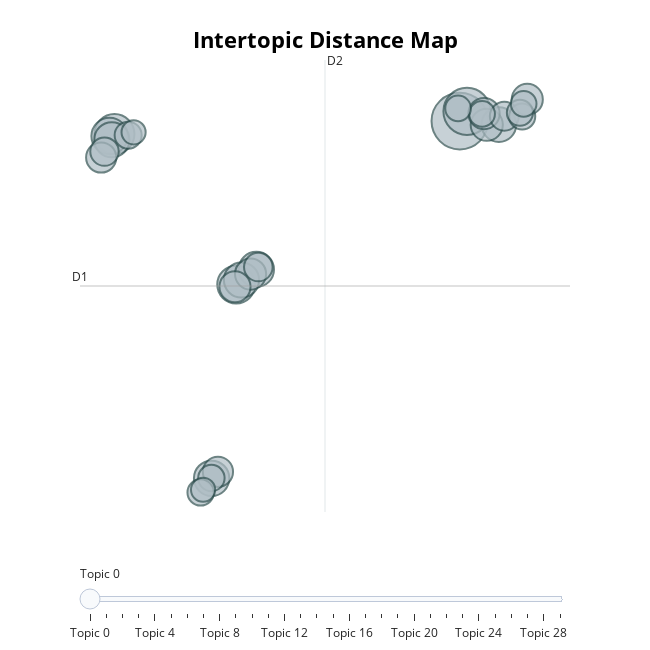

The code cell stored with this chart in its notebook:
### Code cell
model.visualize_topics()

### Figure 1 — Plotly figure (JSON) as saved in the notebook; plotly's stock layout.template omitted (floating-point values rounded to 4 significant figures)
{"data": [{"customdata": [[0, "страховка | не | страховку | что | если", 8281], [1, "беженцев | не | для | что | на", 5754], [2, "спасибо | информацию | за | информация | інформацію", 4142], [3, "україна | швейцарія | украину | из | кто", 3692], [4, "спасибо | дякую | поняла | ок | большое", 3430], [5, "для | та | школу | заняття | до", 3243], [6, "https | me | www | com | ch", 3220], [7, "да | так | конечно | согласна | me", 3208], [8, "поезд | до | поезда | на | поезде", 3206], [9, "swissua | закріпленими | інформаційною | ознайомтеся | сторінкою", 3116], [10, "банке | банк | франки | карту | банка", 2675], [11, "соц | помощь | не | социальной | youtu", 2539], [12, "билет | билеты | на | halbtax | zvv", 2509], [13, "goo | gl | maps | user | волонтеры", 2506], [14, "паспорт | паспорта | паспорту | паспортом | загран", 2505], [15, "языка | на | та | роботи | немецкий", 2362], [16, "дякую | дуже | спасибо | благодарю | щиро", 2356], [17, "жилья | квартиру | жилье | жильё | сайты", 2172], [18, "d0 | d1 | https | для | b0", 2115], [19, "большое | спасибо | огромное | дякую | вам", 2089], [20, "мне | личку | пожалуйста | напишите | мені", 1888], [21, "йога | 00 | 06 | instagram | https", 1808], [22, "благодарю | ответ | спасибо | за | дякую", 1798], [23, "добавьте | пожалуйста | группу | меня | лугано", 1767], [24, "женеве | женеві | женева | женевы | женеву", 1761], [25, "франков | месяц | на | франків | 100", 1709], [26, "вокзале | на | вокзала | вокзал | полицию", 1705], [27, "to | group | the | for | and", 1701], [28, "курсы | немецкого | языка | французского | курси", 1514], [29, "интересует | интересно | тоже | цікавить | та", 1507]], "hovertemplate": "<b>Topic %{customdata[0]}</b><br>Words: %{customdata[1]}<br>Size: %{customdata[2]}", "legendgroup": "", "marker": {"color": "#B0BEC5", "line": {"color": "DarkSlateGrey", "width": 2}, "size": [8281, 5754, 4142, 3692, 3430, 3243, 3220, 3208, 3206, 3116, 2675, 2539, 2509, 2506, 2505, 2362, 2356, 2172, 2115, 2089, 1888, 1808, 1798, 1767, 1761, 1709, 1705, 1701, 1514, 1507], "sizemode": "area", "sizeref": 5.176, "symbol": "circle"}, "mode": "markers", "name": "", "orientation": "v", "showlegend": false, "type": "scatter", "x": [9.071, 9.37, -5.339, -0.2616, -5.541, -1.284, 0.5819, -5.448, -0.03843, 10.7, 10.2, 10.08, 0.3402, 11.89, -0.309, -1.021, -5.893, 10.93, 0.6639, -5.754, -4.767, -1.294, -1.743, 11.67, 11.58, 10.0, 11.74, 8.999, -1.641, -4.541], "xaxis": "x", "y": [9.594, 9.982, 9.075, 3.082, 9.002, -4.636, 3.686, 8.85, 3.264, 9.455, 9.448, 9.894, 3.5, 10.46, 2.993, -4.375, 8.144, 9.79, 3.781, 8.379, 9.034, -4.623, -5.197, 9.775, 9.926, 9.882, 10.28, 10.1, -5.092, 9.146], "yaxis": "y"}], "layout": {"annotations": [{"showarrow": false, "text": "D1", "x": -6.776, "y": 3.025, "yshift": 10}, {"showarrow": false, "text": "D2", "x": 3.446, "xshift": 10, "y": 12.03}], "height": 650, "hoverlabel": {"bgcolor": "white", "font": {"family": "Rockwell", "size": 16}}, "legend": {"itemsizing": "constant", "tracegroupgap": 0}, "margin": {"t": 60}, "shapes": [{"line": {"color": "#CFD8DC", "width": 2}, "type": "line", "x0": 3.446, "x1": 3.446, "y0": -5.977, "y1": 12.03}, {"line": {"color": "#9E9E9E", "width": 2}, "type": "line", "x0": -6.776, "x1": 13.67, "y0": 3.025, "y1": 3.025}], "sliders": [{"active": 0, "pad": {"t": 50}, "steps": [{"args": [{"marker.color": [["red", "#B0BEC5", "#B0BEC5", "#B0BEC5", "#B0BEC5", "#B0BEC5", "#B0BEC5", "#B0BEC5", "#B0BEC5", "#B0BEC5", "#B0BEC5", "#B0BEC5", "#B0BEC5", "#B0BEC5", "#B0BEC5", "#B0BEC5", "#B0BEC5", "#B0BEC5", "#B0BEC5", "#B0BEC5", "#B0BEC5", "#B0BEC5", "#B0BEC5", "#B0BEC5", "#B0BEC5", "#B0BEC5", "#B0BEC5", "#B0BEC5", "#B0BEC5", "#B0BEC5"]]}], "label": "Topic 0", "method": "update"}, {"args": [{"marker.color": [["#B0BEC5", "red", "#B0BEC5", "#B0BEC5", "#B0BEC5", "#B0BEC5", "#B0BEC5", "#B0BEC5", "#B0BEC5", "#B0BEC5", "#B0BEC5", "#B0BEC5", "#B0BEC5", "#B0BEC5", "#B0BEC5", "#B0BEC5", "#B0BEC5", "#B0BEC5", "#B0BEC5", "#B0BEC5", "#B0BEC5", "#B0BEC5", "#B0BEC5", "#B0BEC5", "#B0BEC5", "#B0BEC5", "#B0BEC5", "#B0BEC5", "#B0BEC5", "#B0BEC5"]]}], "label": "Topic 1", "method": "update"}, {"args": [{"marker.color": [["#B0BEC5", "#B0BEC5", "red", "#B0BEC5", "#B0BEC5", "#B0BEC5", "#B0BEC5", "#B0BEC5", "#B0BEC5", "#B0BEC5", "#B0BEC5", "#B0BEC5", "#B0BEC5", "#B0BEC5", "#B0BEC5", "#B0BEC5", "#B0BEC5", "#B0BEC5", "#B0BEC5", "#B0BEC5", "#B0BEC5", "#B0BEC5", "#B0BEC5", "#B0BEC5", "#B0BEC5", "#B0BEC5", "#B0BEC5", "#B0BEC5", "#B0BEC5", "#B0BEC5"]]}], "label": "Topic 2", "method": "update"}, {"args": [{"marker.color": [["#B0BEC5", "#B0BEC5", "#B0BEC5", "red", "#B0BEC5", "#B0BEC5", "#B0BEC5", "#B0BEC5", "#B0BEC5", "#B0BEC5", "#B0BEC5", "#B0BEC5", "#B0BEC5", "#B0BEC5", "#B0BEC5", "#B0BEC5", "#B0BEC5", "#B0BEC5", "#B0BEC5", "#B0BEC5", "#B0BEC5", "#B0BEC5", "#B0BEC5", "#B0BEC5", "#B0BEC5", "#B0BEC5", "#B0BEC5", "#B0BEC5", "#B0BEC5", "#B0BEC5"]]}], "label": "Topic 3", "method": "update"}, {"args": [{"marker.color": [["#B0BEC5", "#B0BEC5", "#B0BEC5", "#B0BEC5", "red", "#B0BEC5", "#B0BEC5", "#B0BEC5", "#B0BEC5", "#B0BEC5", "#B0BEC5", "#B0BEC5", "#B0BEC5", "#B0BEC5", "#B0BEC5", "#B0BEC5", "#B0BEC5", "#B0BEC5", "#B0BEC5", "#B0BEC5", "#B0BEC5", "#B0BEC5", "#B0BEC5", "#B0BEC5", "#B0BEC5", "#B0BEC5", "#B0BEC5", "#B0BEC5", "#B0BEC5", "#B0BEC5"]]}], "label": "Topic 4", "method": "update"}, {"args": [{"marker.color": [["#B0BEC5", "#B0BEC5", "#B0BEC5", "#B0BEC5", "#B0BEC5", "red", "#B0BEC5", "#B0BEC5", "#B0BEC5", "#B0BEC5", "#B0BEC5", "#B0BEC5", "#B0BEC5", "#B0BEC5", "#B0BEC5", "#B0BEC5", "#B0BEC5", "#B0BEC5", "#B0BEC5", "#B0BEC5", "#B0BEC5", "#B0BEC5", "#B0BEC5", "#B0BEC5", "#B0BEC5", "#B0BEC5", "#B0BEC5", "#B0BEC5", "#B0BEC5", "#B0BEC5"]]}], "label": "Topic 5", "method": "update"}, {"args": [{"marker.color": [["#B0BEC5", "#B0BEC5", "#B0BEC5", "#B0BEC5", "#B0BEC5", "#B0BEC5", "red", "#B0BEC5", "#B0BEC5", "#B0BEC5", "#B0BEC5", "#B0BEC5", "#B0BEC5", "#B0BEC5", "#B0BEC5", "#B0BEC5", "#B0BEC5", "#B0BEC5", "#B0BEC5", "#B0BEC5", "#B0BEC5", "#B0BEC5", "#B0BEC5", "#B0BEC5", "#B0BEC5", "#B0BEC5", "#B0BEC5", "#B0BEC5", "#B0BEC5", "#B0BEC5"]]}], "label": "Topic 6", "method": "update"}, {"args": [{"marker.color": [["#B0BEC5", "#B0BEC5", "#B0BEC5", "#B0BEC5", "#B0BEC5", "#B0BEC5", "#B0BEC5", "red", "#B0BEC5", "#B0BEC5", "#B0BEC5", "#B0BEC5", "#B0BEC5", "#B0BEC5", "#B0BEC5", "#B0BEC5", "#B0BEC5", "#B0BEC5", "#B0BEC5", "#B0BEC5", "#B0BEC5", "#B0BEC5", "#B0BEC5", "#B0BEC5", "#B0BEC5", "#B0BEC5", "#B0BEC5", "#B0BEC5", "#B0BEC5", "#B0BEC5"]]}], "label": "Topic 7", "method": "update"}, {"args": [{"marker.color": [["#B0BEC5", "#B0BEC5", "#B0BEC5", "#B0BEC5", "#B0BEC5", "#B0BEC5", "#B0BEC5", "#B0BEC5", "red", "#B0BEC5", "#B0BEC5", "#B0BEC5", "#B0BEC5", "#B0BEC5", "#B0BEC5", "#B0BEC5", "#B0BEC5", "#B0BEC5", "#B0BEC5", "#B0BEC5", "#B0BEC5", "#B0BEC5", "#B0BEC5", "#B0BEC5", "#B0BEC5", "#B0BEC5", "#B0BEC5", "#B0BEC5", "#B0BEC5", "#B0BEC5"]]}], "label": "Topic 8", "method": "update"}, {"args": [{"marker.color": [["#B0BEC5", "#B0BEC5", "#B0BEC5", "#B0BEC5", "#B0BEC5", "#B0BEC5", "#B0BEC5", "#B0BEC5", "#B0BEC5", "red", "#B0BEC5", "#B0BEC5", "#B0BEC5", "#B0BEC5", "#B0BEC5", "#B0BEC5", "#B0BEC5", "#B0BEC5", "#B0BEC5", "#B0BEC5", "#B0BEC5", "#B0BEC5", "#B0BEC5", "#B0BEC5", "#B0BEC5", "#B0BEC5", "#B0BEC5", "#B0BEC5", "#B0BEC5", "#B0BEC5"]]}], "label": "Topic 9", "method": "update"}, {"args": [{"marker.color": [["#B0BEC5", "#B0BEC5", "#B0BEC5", "#B0BEC5", "#B0BEC5", "#B0BEC5", "#B0BEC5", "#B0BEC5", "#B0BEC5", "#B0BEC5", "red", "#B0BEC5", "#B0BEC5", "#B0BEC5", "#B0BEC5", "#B0BEC5", "#B0BEC5", "#B0BEC5", "#B0BEC5", "#B0BEC5", "#B0BEC5", "#B0BEC5", "#B0BEC5", "#B0BEC5", "#B0BEC5", "#B0BEC5", "#B0BEC5", "#B0BEC5", "#B0BEC5", "#B0BEC5"]]}], "label": "Topic 10", "method": "update"}, {"args": [{"marker.color": [["#B0BEC5", "#B0BEC5", "#B0BEC5", "#B0BEC5", "#B0BEC5", "#B0BEC5", "#B0BEC5", "#B0BEC5", "#B0BEC5", "#B0BEC5", "#B0BEC5", "red", "#B0BEC5", "#B0BEC5", "#B0BEC5", "#B0BEC5", "#B0BEC5", "#B0BEC5", "#B0BEC5", "#B0BEC5", "#B0BEC5", "#B0BEC5", "#B0BEC5", "#B0BEC5", "#B0BEC5", "#B0BEC5", "#B0BEC5", "#B0BEC5", "#B0BEC5", "#B0BEC5"]]}], "label": "Topic 11", "method": "update"}, {"args": [{"marker.color": [["#B0BEC5", "#B0BEC5", "#B0BEC5", "#B0BEC5", "#B0BEC5", "#B0BEC5", "#B0BEC5", "#B0BEC5", "#B0BEC5", "#B0BEC5", "#B0BEC5", "#B0BEC5", "red", "#B0BEC5", "#B0BEC5", "#B0BEC5", "#B0BEC5", "#B0BEC5", "#B0BEC5", "#B0BEC5", "#B0BEC5", "#B0BEC5", "#B0BEC5", "#B0BEC5", "#B0BEC5", "#B0BEC5", "#B0BEC5", "#B0BEC5", "#B0BEC5", "#B0BEC5"]]}], "label": "Topic 12", "method": "update"}, {"args": [{"marker.color": [["#B0BEC5", "#B0BEC5", "#B0BEC5", "#B0BEC5", "#B0BEC5", "#B0BEC5", "#B0BEC5", "#B0BEC5", "#B0BEC5", "#B0BEC5", "#B0BEC5", "#B0BEC5", "#B0BEC5", "red", "#B0BEC5", "#B0BEC5", "#B0BEC5", "#B0BEC5", "#B0BEC5", "#B0BEC5", "#B0BEC5", "#B0BEC5", "#B0BEC5", "#B0BEC5", "#B0BEC5", "#B0BEC5", "#B0BEC5", "#B0BEC5", "#B0BEC5", "#B0BEC5"]]}], "label": "Topic 13", "method": "update"}, {"args": [{"marker.color": [["#B0BEC5", "#B0BEC5", "#B0BEC5", "#B0BEC5", "#B0BEC5", "#B0BEC5", "#B0BEC5", "#B0BEC5", "#B0BEC5", "#B0BEC5", "#B0BEC5", "#B0BEC5", "#B0BEC5", "#B0BEC5", "red", "#B0BEC5", "#B0BEC5", "#B0BEC5", "#B0BEC5", "#B0BEC5", "#B0BEC5", "#B0BEC5", "#B0BEC5", "#B0BEC5", "#B0BEC5", "#B0BEC5", "#B0BEC5", "#B0BEC5", "#B0BEC5", "#B0BEC5"]]}], "label": "Topic 14", "method": "update"}, {"args": [{"marker.color": [["#B0BEC5", "#B0BEC5", "#B0BEC5", "#B0BEC5", "#B0BEC5", "#B0BEC5", "#B0BEC5", "#B0BEC5", "#B0BEC5", "#B0BEC5", "#B0BEC5", "#B0BEC5", "#B0BEC5", "#B0BEC5", "#B0BEC5", "red", "#B0BEC5", "#B0BEC5", "#B0BEC5", "#B0BEC5", "#B0BEC5", "#B0BEC5", "#B0BEC5", "#B0BEC5", "#B0BEC5", "#B0BEC5", "#B0BEC5", "#B0BEC5", "#B0BEC5", "#B0BEC5"]]}], "label": "Topic 15", "method": "update"}, {"args": [{"marker.color": [["#B0BEC5", "#B0BEC5", "#B0BEC5", "#B0BEC5", "#B0BEC5", "#B0BEC5", "#B0BEC5", "#B0BEC5", "#B0BEC5", "#B0BEC5", "#B0BEC5", "#B0BEC5", "#B0BEC5", "#B0BEC5", "#B0BEC5", "#B0BEC5", "red", "#B0BEC5", "#B0BEC5", "#B0BEC5", "#B0BEC5", "#B0BEC5", "#B0BEC5", "#B0BEC5", "#B0BEC5", "#B0BEC5", "#B0BEC5", "#B0BEC5", "#B0BEC5", "#B0BEC5"]]}], "label": "Topic 16", "method": "update"}, {"args": [{"marker.color": [["#B0BEC5", "#B0BEC5", "#B0BEC5", "#B0BEC5", "#B0BEC5", "#B0BEC5", "#B0BEC5", "#B0BEC5", "#B0BEC5", "#B0BEC5", "#B0BEC5", "#B0BEC5", "#B0BEC5", "#B0BEC5", "#B0BEC5", "#B0BEC5", "#B0BEC5", "red", "#B0BEC5", "#B0BEC5", "#B0BEC5", "#B0BEC5", "#B0BEC5", "#B0BEC5", "#B0BEC5", "#B0BEC5", "#B0BEC5", "#B0BEC5", "#B0BEC5", "#B0BEC5"]]}], "label": "Topic 17", "method": "update"}, {"args": [{"marker.color": [["#B0BEC5", "#B0BEC5", "#B0BEC5", "#B0BEC5", "#B0BEC5", "#B0BEC5", "#B0BEC5", "#B0BEC5", "#B0BEC5", "#B0BEC5", "#B0BEC5", "#B0BEC5", "#B0BEC5", "#B0BEC5", "#B0BEC5", "#B0BEC5", "#B0BEC5", "#B0BEC5", "red", "#B0BEC5", "#B0BEC5", "#B0BEC5", "#B0BEC5", "#B0BEC5", "#B0BEC5", "#B0BEC5", "#B0BEC5", "#B0BEC5", "#B0BEC5", "#B0BEC5"]]}], "label": "Topic 18", "method": "update"}, {"args": [{"marker.color": [["#B0BEC5", "#B0BEC5", "#B0BEC5", "#B0BEC5", "#B0BEC5", "#B0BEC5", "#B0BEC5", "#B0BEC5", "#B0BEC5", "#B0BEC5", "#B0BEC5", "#B0BEC5", "#B0BEC5", "#B0BEC5", "#B0BEC5", "#B0BEC5", "#B0BEC5", "#B0BEC5", "#B0BEC5", "red", "#B0BEC5", "#B0BEC5", "#B0BEC5", "#B0BEC5", "#B0BEC5", "#B0BEC5", "#B0BEC5", "#B0BEC5", "#B0BEC5", "#B0BEC5"]]}], "label": "Topic 19", "method": "update"}, {"args": [{"marker.color": [["#B0BEC5", "#B0BEC5", "#B0BEC5", "#B0BEC5", "#B0BEC5", "#B0BEC5", "#B0BEC5", "#B0BEC5", "#B0BEC5", "#B0BEC5", "#B0BEC5", "#B0BEC5", "#B0BEC5", "#B0BEC5", "#B0BEC5", "#B0BEC5", "#B0BEC5", "#B0BEC5", "#B0BEC5", "#B0BEC5", "red", "#B0BEC5", "#B0BEC5", "#B0BEC5", "#B0BEC5", "#B0BEC5", "#B0BEC5", "#B0BEC5", "#B0BEC5", "#B0BEC5"]]}], "label": "Topic 20", "method": "update"}, {"args": [{"marker.color": [["#B0BEC5", "#B0BEC5", "#B0BEC5", "#B0BEC5", "#B0BEC5", "#B0BEC5", "#B0BEC5", "#B0BEC5", "#B0BEC5", "#B0BEC5", "#B0BEC5", "#B0BEC5", "#B0BEC5", "#B0BEC5", "#B0BEC5", "#B0BEC5", "#B0BEC5", "#B0BEC5", "#B0BEC5", "#B0BEC5", "#B0BEC5", "red", "#B0BEC5", "#B0BEC5", "#B0BEC5", "#B0BEC5", "#B0BEC5", "#B0BEC5", "#B0BEC5", "#B0BEC5"]]}], "label": "Topic 21", "method": "update"}, {"args": [{"marker.color": [["#B0BEC5", "#B0BEC5", "#B0BEC5", "#B0BEC5", "#B0BEC5", "#B0BEC5", "#B0BEC5", "#B0BEC5", "#B0BEC5", "#B0BEC5", "#B0BEC5", "#B0BEC5", "#B0BEC5", "#B0BEC5", "#B0BEC5", "#B0BEC5", "#B0BEC5", "#B0BEC5", "#B0BEC5", "#B0BEC5", "#B0BEC5", "#B0BEC5", "red", "#B0BEC5", "#B0BEC5", "#B0BEC5", "#B0BEC5", "#B0BEC5", "#B0BEC5", "#B0BEC5"]]}], "label": "Topic 22", "method": "update"}, {"args": [{"marker.color": [["#B0BEC5", "#B0BEC5", "#B0BEC5", "#B0BEC5", "#B0BEC5", "#B0BEC5", "#B0BEC5", "#B0BEC5", "#B0BEC5", "#B0BEC5", "#B0BEC5", "#B0BEC5", "#B0BEC5", "#B0BEC5", "#B0BEC5", "#B0BEC5", "#B0BEC5", "#B0BEC5", "#B0BEC5", "#B0BEC5", "#B0BEC5", "#B0BEC5", "#B0BEC5", "red", "#B0BEC5", "#B0BEC5", "#B0BEC5", "#B0BEC5", "#B0BEC5", "#B0BEC5"]]}], "label": "Topic 23", "method": "update"}, {"args": [{"marker.color": [["#B0BEC5", "#B0BEC5", "#B0BEC5", "#B0BEC5", "#B0BEC5", "#B0BEC5", "#B0BEC5", "#B0BEC5", "#B0BEC5", "#B0BEC5", "#B0BEC5", "#B0BEC5", "#B0BEC5", "#B0BEC5", "#B0BEC5", "#B0BEC5", "#B0BEC5", "#B0BEC5", "#B0BEC5", "#B0BEC5", "#B0BEC5", "#B0BEC5", "#B0BEC5", "#B0BEC5", "red", "#B0BEC5", "#B0BEC5", "#B0BEC5", "#B0BEC5", "#B0BEC5"]]}], "label": "Topic 24", "method": "update"}, {"args": [{"marker.color": [["#B0BEC5", "#B0BEC5", "#B0BEC5", "#B0BEC5", "#B0BEC5", "#B0BEC5", "#B0BEC5", "#B0BEC5", "#B0BEC5", "#B0BEC5", "#B0BEC5", "#B0BEC5", "#B0BEC5", "#B0BEC5", "#B0BEC5", "#B0BEC5", "#B0BEC5", "#B0BEC5", "#B0BEC5", "#B0BEC5", "#B0BEC5", "#B0BEC5", "#B0BEC5", "#B0BEC5", "#B0BEC5", "red", "#B0BEC5", "#B0BEC5", "#B0BEC5", "#B0BEC5"]]}], "label": "Topic 25", "method": "update"}, {"args": [{"marker.color": [["#B0BEC5", "#B0BEC5", "#B0BEC5", "#B0BEC5", "#B0BEC5", "#B0BEC5", "#B0BEC5", "#B0BEC5", "#B0BEC5", "#B0BEC5", "#B0BEC5", "#B0BEC5", "#B0BEC5", "#B0BEC5", "#B0BEC5", "#B0BEC5", "#B0BEC5", "#B0BEC5", "#B0BEC5", "#B0BEC5", "#B0BEC5", "#B0BEC5", "#B0BEC5", "#B0BEC5", "#B0BEC5", "#B0BEC5", "red", "#B0BEC5", "#B0BEC5", "#B0BEC5"]]}], "label": "Topic 26", "method": "update"}, {"args": [{"marker.color": [["#B0BEC5", "#B0BEC5", "#B0BEC5", "#B0BEC5", "#B0BEC5", "#B0BEC5", "#B0BEC5", "#B0BEC5", "#B0BEC5", "#B0BEC5", "#B0BEC5", "#B0BEC5", "#B0BEC5", "#B0BEC5", "#B0BEC5", "#B0BEC5", "#B0BEC5", "#B0BEC5", "#B0BEC5", "#B0BEC5", "#B0BEC5", "#B0BEC5", "#B0BEC5", "#B0BEC5", "#B0BEC5", "#B0BEC5", "#B0BEC5", "red", "#B0BEC5", "#B0BEC5"]]}], "label": "Topic 27", "method": "update"}, {"args": [{"marker.color": [["#B0BEC5", "#B0BEC5", "#B0BEC5", "#B0BEC5", "#B0BEC5", "#B0BEC5", "#B0BEC5", "#B0BEC5", "#B0BEC5", "#B0BEC5", "#B0BEC5", "#B0BEC5", "#B0BEC5", "#B0BEC5", "#B0BEC5", "#B0BEC5", "#B0BEC5", "#B0BEC5", "#B0BEC5", "#B0BEC5", "#B0BEC5", "#B0BEC5", "#B0BEC5", "#B0BEC5", "#B0BEC5", "#B0BEC5", "#B0BEC5", "#B0BEC5", "red", "#B0BEC5"]]}], "label": "Topic 28", "method": "update"}, {"args": [{"marker.color": [["#B0BEC5", "#B0BEC5", "#B0BEC5", "#B0BEC5", "#B0BEC5", "#B0BEC5", "#B0BEC5", "#B0BEC5", "#B0BEC5", "#B0BEC5", "#B0BEC5", "#B0BEC5", "#B0BEC5", "#B0BEC5", "#B0BEC5", "#B0BEC5", "#B0BEC5", "#B0BEC5", "#B0BEC5", "#B0BEC5", "#B0BEC5", "#B0BEC5", "#B0BEC5", "#B0BEC5", "#B0BEC5", "#B0BEC5", "#B0BEC5", "#B0BEC5", "#B0BEC5", "red"]]}], "label": "Topic 29", "method": "update"}]}], "title": {"font": {"color": "Black", "size": 22}, "text": "<b>Intertopic Distance Map", "x": 0.5, "xanchor": "center", "y": 0.95, "yanchor": "top"}, "width": 650, "xaxis": {"anchor": "y", "domain": [0, 1], "range": [-6.776, 13.67], "title": {"text": ""}, "visible": false}, "yaxis": {"anchor": "x", "domain": [0, 1], "range": [-5.977, 12.03], "title": {"text": ""}, "visible": false}}}
